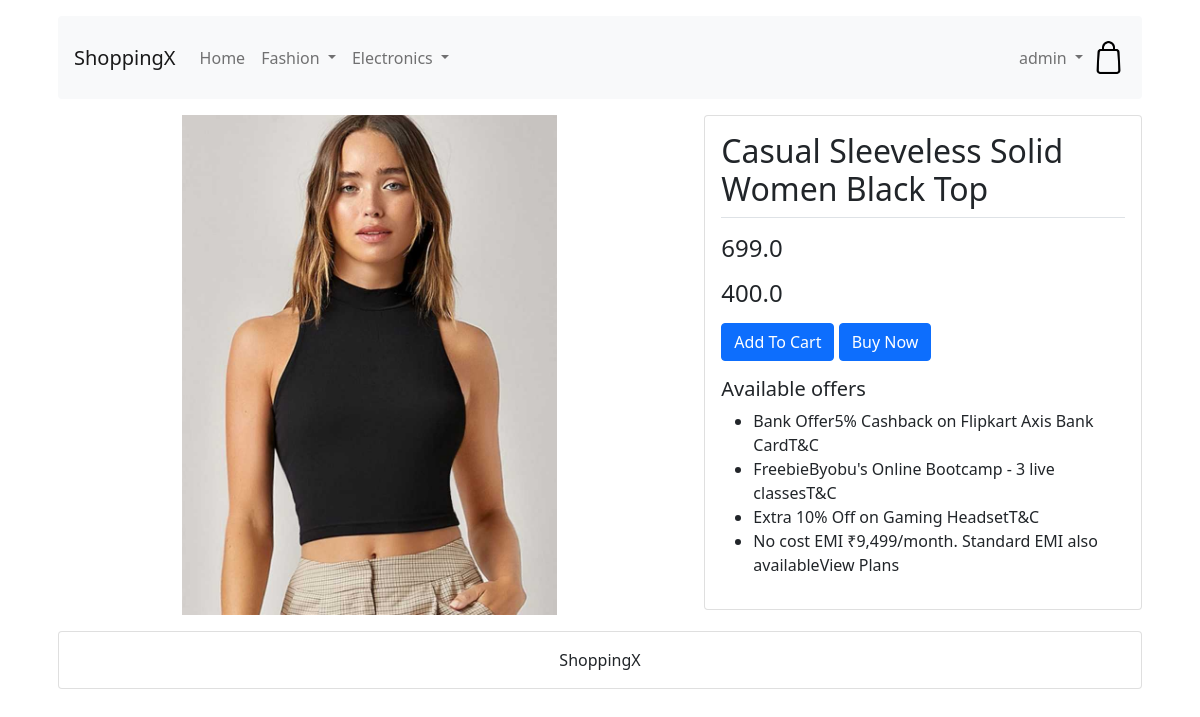
The app's page /product_details/1 (signed in) with its own data.
### ShoppingApp/models.py (models this page shows, shortened)
class Product(models.Model):
    title = models.CharField(max_length=100)
    selling_price = models.FloatField()
    discounted_price = models.FloatField()
    discription = models.TextField()
    brand = models.CharField(max_length=100)
    category = models.CharField(choices=CATEGORY_CHOICES, max_length=2)
    product_image = models.ImageField(upload_to='productimg')

### ShoppingApp/views.py (the view)
# urls.py: path('product_details/<int:pk>', views.ProductDetailView.as_view(), name='product_details'),
class ProductDetailView(View):
    def get(self, request, pk):
        product = Product.objects.get(pk=pk)
        if request.user.is_authenticated:
            return render(request, 'product_details.html', {'product': product})
        else:
            return redirect('login')

### ShoppingApp/templates/product_details.html (shortened to what this page needs)
{% extends 'base.html' %}
{% load static %}
{% block content %}
    <div class="row justify-content-center">
        <div class="col-7">
            <img src="{{ product.product_image.url }}" class="card-img-top details-img" alt="...">
        </div>
        <div class="col-5">
            <div class="card">
                <div class="card-body">
                    <h2 class="card-title border-bottom pb-2">{{ product.title }}</h2>
                    <h4 class="mb-3">{{ product.selling_price }}</h4>
                    <h4 class="mb-3">{{ product.discounted_price }}</h4>
                    <form class="d-inline" action="/add_to_cart">
                        <button type="submit" class="btn btn-primary">Add To Cart</button>
                    </form>
                    <a href="{% url 'buy_now' %}" class="btn btn-primary">Buy Now</a>
                    <div class="mt-3">
                        <h5 class="card-title">Available offers</h5>
                        <ul>
                            <li class="card-text">Bank Offer5% Cashback on Flipkart Axis Bank CardT&C</li>
                            <li class="card-text">FreebieByobu's Online Bootcamp - 3 live classesT&C</li>
                            <li class="card-text">Extra 10% Off on Gaming HeadsetT&C</li>
                            <li class="card-text">No cost EMI ₹9,499/month. Standard EMI also availableView Plans</li>
                        </ul>
                    </div>
                </div>
            </div>
        </div>
    </div>
{% endblock %}

### ShoppingApp/templates/base.html (shortened to what this page needs)
<!DOCTYPE html>
{% load static %}
<html lang="en">
  <head>
    <link
      rel="stylesheet"
      type="text/css"
      href="{% static 'css/bootstrap.min.css' %}"
    />
    <link
      rel="stylesheet"
      type="text/css"
      href="{% static 'css/index.css' %}"
    />
  </head>
  <body>
    <div class="container">
      <header>
        <nav
          class="navbar m-3 rounded navbar-expand-lg p-3 navbar-light bg-light"
        >
          <a class="navbar-brand" href="#">ShoppingX</a>
          <div class="collapse navbar-collapse" id="navbarSupportedContent">
            <ul class="navbar-nav mr-auto">
              <li class="nav-item active">
                <a class="nav-link" href="{% url 'index' %}">Home</a>
              </li>
              <li class="nav-item dropdown">
                <a
                  class="nav-link dropdown-toggle"
                  href="#"
                  id="navbarDropdown-two"
                  role="button"
                  data-bs-toggle="dropdown"
                  aria-haspopup="true"
                  aria-expanded="false"
                >
                  Fashion
                </a>
              </li>
              <li class="nav-item dropdown">
                <a
                  class="nav-link dropdown-toggle"
                  href="#"
                  id="navbarDropdown-one"
                  role="button"
                  data-bs-toggle="dropdown"
                  aria-haspopup="true"
                  aria-expanded="false"
                >
                  Electronics
                </a>
              </li>
            </ul>
            <ul class="navbar-nav ms-auto">
              {% if request.user.is_authenticated %}
              <li class="nav-item dropdown">
                <a
                  class="nav-link dropdown-toggle"
                  href="#"
                  id="navbarDropdown-two"
                  role="button"
                  data-bs-toggle="dropdown"
                  aria-haspopup="true"
                  aria-expanded="false"
                >
                  {{ request.user }}
                </a>
              </li>
              {% endif %}
            </ul>
            <div class="my-2">
              <a href="{% url 'showcart' %}">
                <img class="cart-icon" src="{% static 'images/bag.png' %}" />
              </a>
            </div>
          </div>
        </nav>
      </header>
    </div>
    <div class="container">
      <div class="m-3">{% block content %} {% endblock %}</div>
    </div>
    <div class="container">
      <footer class="m-3">
        <div class="card text-center">
          <div class="card-body">ShoppingX</div>
        </div>
      </footer>
    </div>
  </body>
</html>

### static/css/index.css (style rules this page uses)
img { width: 100%; height: 250px; object-fit: contain; margin: 0 auto; }
img.cart-icon { max-width: 35px; width: 35px; height: 100%; }
.details-img { height: 500px; }

### ShoppingApp/templates/base.html (style rules this page uses)
img { object-fit: contain; }

### records on screen
Product: product_image (picture), title "Casual Sleeveless Solid Women Black Top", selling_price "699.0", discounted_price "400.0"

### other values on screen
{{ request.user }} "admin"
